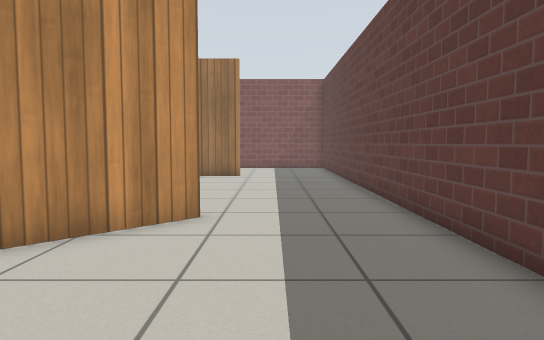
View 1 (above)

16 first-person views from a walk through a Gazebo world. The camera is 0.72 m above the floor, tilts 4° down and sees 70° across. The floor is counted in squares, 0.5 m on a side. Each view is taken from the middle of a square. On the plan, view 1 faces up. The plan holds only what a view shows up to about 16 squares ahead; the rest is blank. Gazebo's built-in surfaces are drawn with simple patterns.

View 2
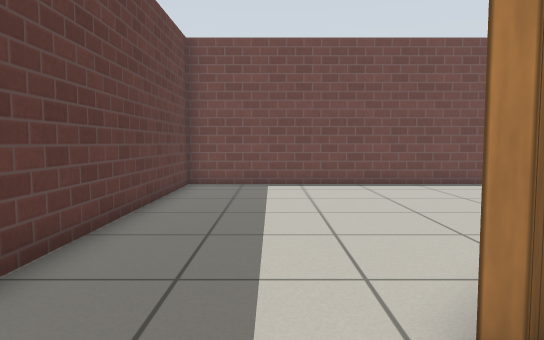

View 3
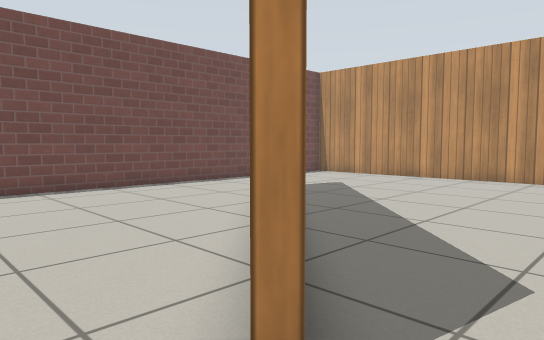

View 4
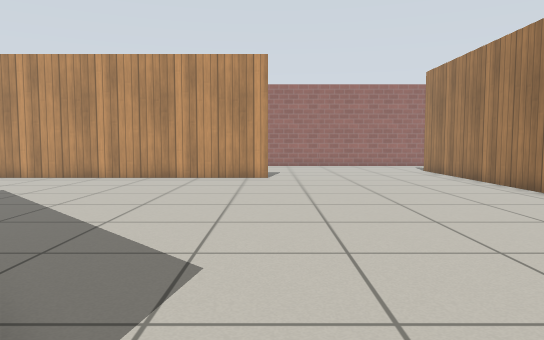

View 5
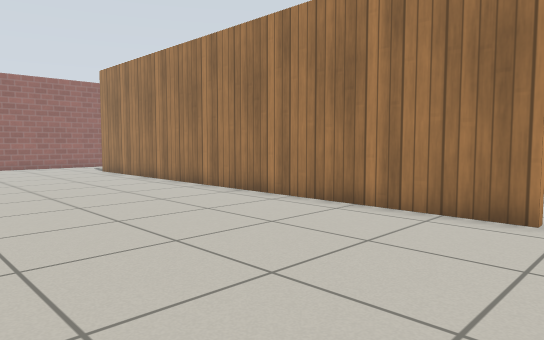

View 6
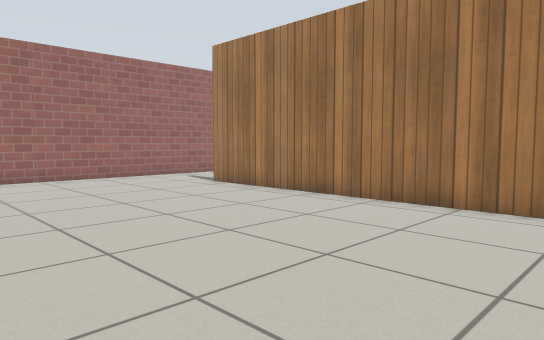

View 7
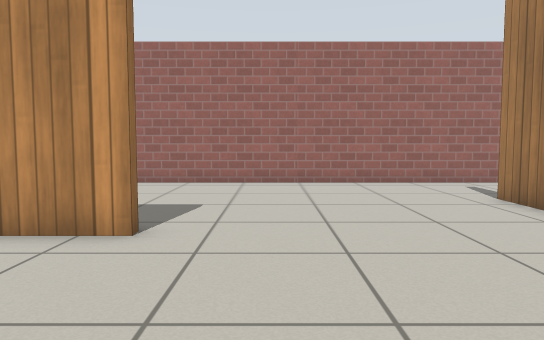

View 8
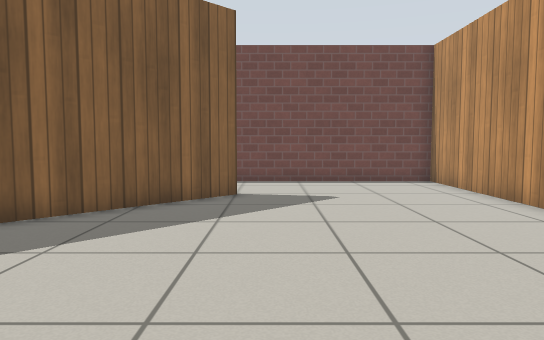

View 9
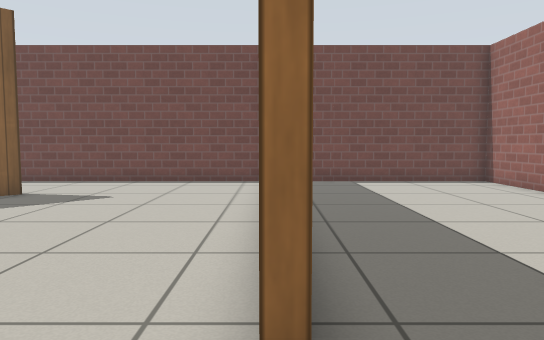

View 10
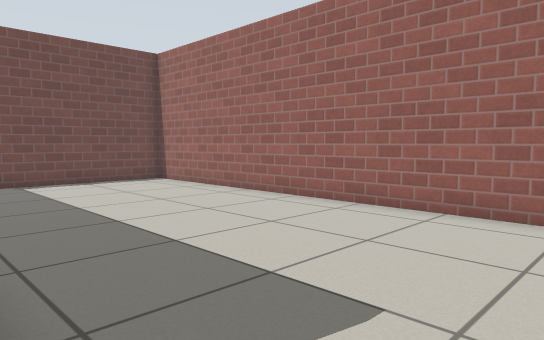

View 11
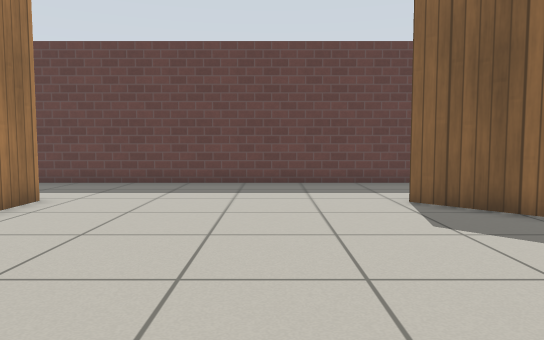

View 12
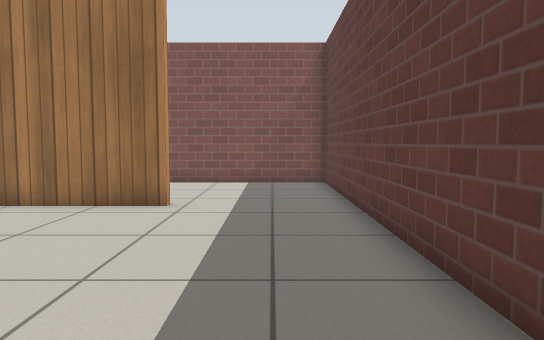

View 13
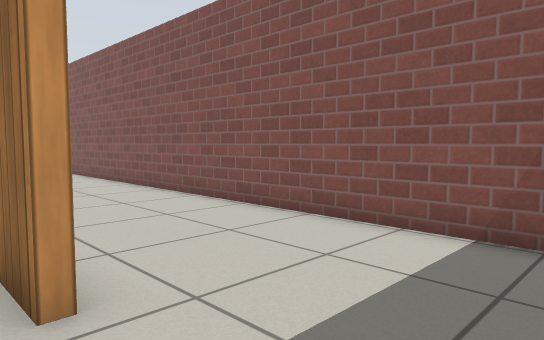

View 14
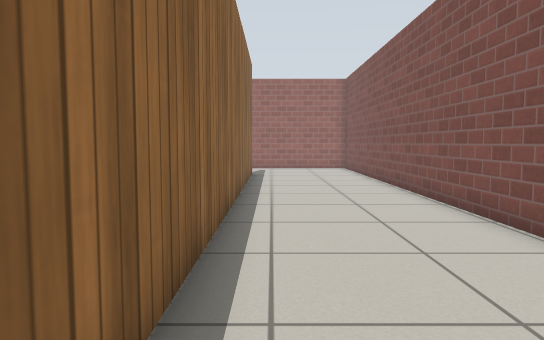

View 15
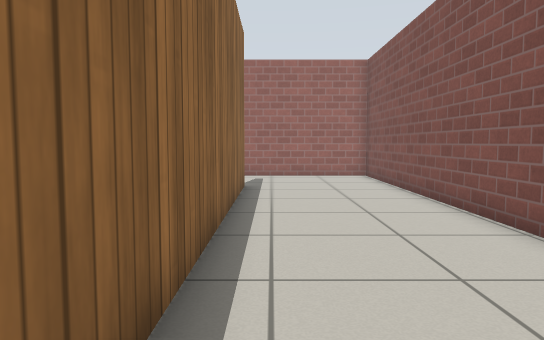

View 16
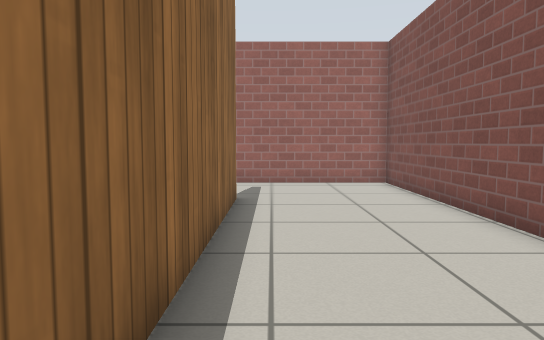

### Floor plan
Points are (right, up) in squares from view 1. A wall is a line through its corners. A room is listed if a view was taken in it or the views show most of it. See-through windows are left out.
Room 1 (view 1)
walls: (-5.5, -3.5) (2.9, -3.5) (2.9, 5.4)
ways out: opening at (-2.7, 2.7) to room 2
Room 2 (views 2, 3, 4, 5, 6, 7, 8, 9, 10, 11, 12, 13)
walls: (-15.9, 8.9) (-15.9, -3.5) (-5.5, -3.5); (-9.1, 0.2) (-5.1, 4.2); (-3.6, 5.7) (-1.6, 7.7); (-1.3, 7.5) (-3.7, 5.1); (-1.4, 16.8) (-20, 16.8); (-24, 16.4) (-24, -3.5) (-17.5, -3.5); (2.9, 5.4) (2.9, 16.4)
ways out: opening at (-2.7, 2.7) to room 1; opening at (-21.5, 17) to room 3; opening at (0.5, 17) to room 3
Room 3 (views 14, 15, 16)
walls: (-20, 17.1) (-3.2, 17.1); (2.9, 16.4) (2.9, 22.1) (-24, 22.1) (-24, 16.4)
ways out: opening at (-21.5, 17) to room 2; opening at (0.5, 17) to room 2

Positions as (right, up) in squares from view 1, and headings:
1: (0, 0), facing up
2: (0, 10), facing down
3: (0, 9), facing down-left
4: (0, 9), facing left
5: (0, 9), facing up-left
6: (-8, 8), facing up-left
7: (-10, 11), facing left
8: (-10, 11), facing down
9: (-16, 11), facing down
10: (-16, 11), facing down-left
11: (-11, 11), facing right
12: (1, 8), facing up
13: (2, 16), facing up-left
14: (-2, 18), facing left
15: (-7, 18), facing left
16: (-10, 18), facing left
